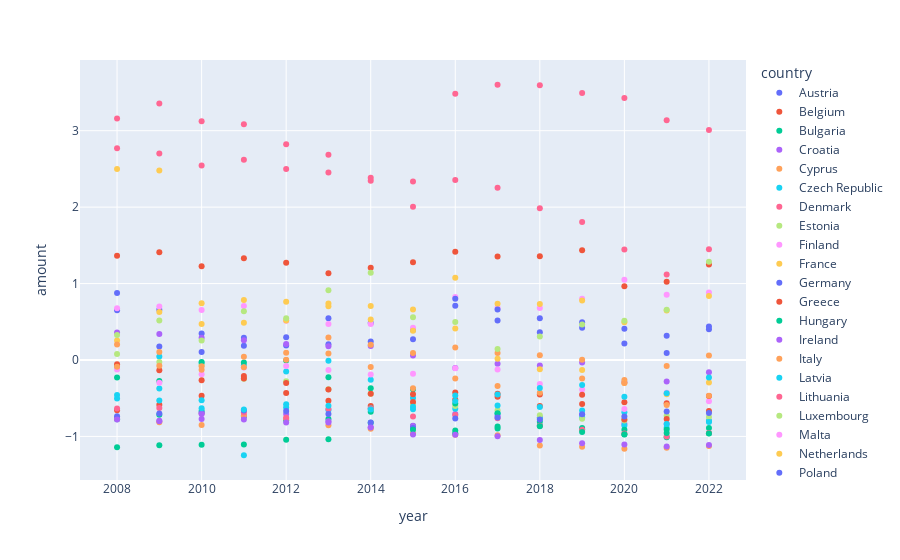

Write notebook code for a chart like this one.
### Markdown cell above
# Time to Scale it!!

### Code cell
mean = df_total_crime.describe()["amount"]["mean"]

std = df_total_crime.describe()["amount"]["std"]




df_total_crime_scaled = pd.DataFrame()

df_total_crime_scaled["country"] = df_total_crime["country"]
df_total_crime_scaled["year"] = df_total_crime["year"]

df_total_crime_scaled["amount"] = (df_total_crime["amount"] - mean) / std

df_total_crime_scaled.loc[df_total_crime_scaled.country == "Czechia", "country"] = "Czech Republic"



px.scatter(df_total_crime_scaled, x="year", y="amount", color="country")

### Figure 1 — Plotly figure (JSON) as saved in the notebook; plotly's stock layout.template omitted (floating-point values rounded to 4 significant figures)
{"data": [{"hovertemplate": "country=Austria<br>year=%{x}<br>amount=%{y}<extra></extra>", "legendgroup": "Austria", "marker": {"color": "#636efa", "symbol": "circle"}, "mode": "markers", "name": "Austria", "orientation": "v", "showlegend": true, "type": "scatter", "x": [2008, 2009, 2010, 2011, 2012, 2013, 2014, 2015, 2016, 2017, 2018, 2019, 2020, 2021, 2022], "xaxis": "x", "y": [0.6507, 0.6559, 0.348, 0.2909, 0.2986, 0.5477, 0.4845, 0.3939, 0.71, 0.5161, 0.3634, 0.4213, 0.2158, 0.0922, 0.4021], "yaxis": "y"}, {"hovertemplate": "country=Belgium<br>year=%{x}<br>amount=%{y}<extra></extra>", "legendgroup": "Belgium", "marker": {"color": "#EF553B", "symbol": "circle"}, "mode": "markers", "name": "Belgium", "orientation": "v", "showlegend": true, "type": "scatter", "x": [2008, 2009, 2010, 2011, 2012, 2013, 2014, 2015, 2016, 2017, 2018, 2019, 2020, 2021, 2022], "xaxis": "x", "y": [1.366, 1.409, 1.225, 1.331, 1.271, 1.135, 1.208, 1.279, 1.415, 1.354, 1.358, 1.437, 0.9648, 1.024, 1.251], "yaxis": "y"}, {"hovertemplate": "country=Bulgaria<br>year=%{x}<br>amount=%{y}<extra></extra>", "legendgroup": "Bulgaria", "marker": {"color": "#00cc96", "symbol": "circle"}, "mode": "markers", "name": "Bulgaria", "orientation": "v", "showlegend": true, "type": "scatter", "x": [2008, 2009, 2010, 2011, 2012, 2013, 2014, 2015, 2016, 2017, 2018, 2019, 2020, 2021, 2022], "xaxis": "x", "y": [-0.7744, -0.7161, -0.6674, -0.7437, -0.7868, -0.7716, -0.8197, -0.8628, -0.9217, -0.8715, -0.858, -0.9088, -0.9739, -1.01, -0.9599], "yaxis": "y"}, {"hovertemplate": "country=Croatia<br>year=%{x}<br>amount=%{y}<extra></extra>", "legendgroup": "Croatia", "marker": {"color": "#ab63fa", "symbol": "circle"}, "mode": "markers", "name": "Croatia", "orientation": "v", "showlegend": true, "type": "scatter", "x": [2008, 2009, 2010, 2011, 2012, 2013, 2014, 2015, 2016, 2017, 2018, 2019, 2020, 2021, 2022], "xaxis": "x", "y": [-0.7654, -0.7961, -0.7734, -0.7294, -0.7051, -0.8014, -0.8809, -0.8605, -0.7064, -0.7276, -0.7514, -0.7148, -0.8354, -0.8361, -0.7983], "yaxis": "y"}, {"hovertemplate": "country=Cyprus<br>year=%{x}<br>amount=%{y}<extra></extra>", "legendgroup": "Cyprus", "marker": {"color": "#FFA15A", "symbol": "circle"}, "mode": "markers", "name": "Cyprus", "orientation": "v", "showlegend": true, "type": "scatter", "x": [2008, 2009, 2010, 2011, 2012, 2013, 2014, 2015, 2016, 2017, 2018, 2019, 2020, 2021, 2022], "xaxis": "x", "y": [-0.7698, -0.8158, -0.8518, -0.7271, -0.77, -0.8528, -0.9007, -0.9611, -0.9764, -0.9854, -1.117, -1.136, -1.162, -1.149, -1.126], "yaxis": "y"}, {"hovertemplate": "country=Czech Republic<br>year=%{x}<br>amount=%{y}<extra></extra>", "legendgroup": "Czech Republic", "marker": {"color": "#19d3f3", "symbol": "circle"}, "mode": "markers", "name": "Czech Republic", "orientation": "v", "showlegend": true, "type": "scatter", "x": [2008, 2009, 2010, 2011, 2012, 2013, 2014, 2015, 2016, 2017, 2018, 2019, 2020, 2021, 2022], "xaxis": "x", "y": [-0.08896, 0.04465, -0.03984, -0.07121, -0.149, -0.01111, -0.2572, -0.497, -0.6387, -0.6977, -0.7581, -0.7532, -0.8571, -0.8872, -0.7967], "yaxis": "y"}, {"hovertemplate": "country=Denmark<br>year=%{x}<br>amount=%{y}<extra></extra>", "legendgroup": "Denmark", "marker": {"color": "#FF6692", "symbol": "circle"}, "mode": "markers", "name": "Denmark", "orientation": "v", "showlegend": true, "type": "scatter", "x": [2008, 2009, 2010, 2011, 2012, 2013, 2014, 2015, 2016, 2017, 2018, 2019, 2020, 2021, 2022], "xaxis": "x", "y": [3.16, 3.357, 3.125, 3.084, 2.824, 2.686, 2.384, 2.004, 2.356, 2.253, 1.986, 1.807, 1.445, 1.119, 1.448], "yaxis": "y"}, {"hovertemplate": "country=Estonia<br>year=%{x}<br>amount=%{y}<extra></extra>", "legendgroup": "Estonia", "marker": {"color": "#B6E880", "symbol": "circle"}, "mode": "markers", "name": "Estonia", "orientation": "v", "showlegend": true, "type": "scatter", "x": [2008, 2009, 2010, 2011, 2012, 2013, 2014, 2015, 2016, 2017, 2018, 2019, 2020, 2021, 2022], "xaxis": "x", "y": [0.07694, -0.02612, -0.06356, -0.2459, -0.2779, -0.3834, -0.4408, -0.5878, -0.6005, -0.6561, -0.7217, -0.77, -0.7917, -0.7286, -0.745], "yaxis": "y"}, {"hovertemplate": "country=Finland<br>year=%{x}<br>amount=%{y}<extra></extra>", "legendgroup": "Finland", "marker": {"color": "#FF97FF", "symbol": "circle"}, "mode": "markers", "name": "Finland", "orientation": "v", "showlegend": true, "type": "scatter", "x": [2008, 2009, 2010, 2011, 2012, 2013, 2014, 2015, 2016, 2017, 2018, 2019, 2020, 2021, 2022], "xaxis": "x", "y": [0.6769, 0.6993, 0.6557, 0.7055, 0.5143, 0.4706, 0.4715, 0.4219, 0.8247, 0.6815, 0.6814, 0.801, 1.051, 0.8525, 0.8844], "yaxis": "y"}, {"hovertemplate": "country=France<br>year=%{x}<br>amount=%{y}<extra></extra>", "legendgroup": "France", "marker": {"color": "#FECB52", "symbol": "circle"}, "mode": "markers", "name": "France", "orientation": "v", "showlegend": true, "type": "scatter", "x": [2008, 2009, 2010, 2011, 2012, 2013, 2014, 2015, 2016, 2017, 2018, 2019, 2020, 2021, 2022], "xaxis": "x", "y": [0.2545, 0.6291, 0.4713, 0.488, 0.5172, 0.7036, 0.7052, 0.6606, 1.077, 0.7344, 0.7328, 0.778, 0.4949, 0.648, 0.8383], "yaxis": "y"}, {"hovertemplate": "country=Germany<br>year=%{x}<br>amount=%{y}<extra></extra>", "legendgroup": "Germany", "marker": {"color": "#636efa", "symbol": "circle"}, "mode": "markers", "name": "Germany", "orientation": "v", "showlegend": true, "type": "scatter", "x": [2008, 2009, 2010, 2011, 2012, 2013, 2014, 2015, 2016, 2017, 2018, 2019, 2020, 2021, 2022], "xaxis": "x", "y": [0.8777, 0.175, 0.1035, 0.1879, 0.1882, 0.2063, 0.241, 0.2724, 0.7999, 0.6614, 0.5454, 0.4944, 0.409, 0.3162, 0.4378], "yaxis": "y"}, {"hovertemplate": "country=Greece<br>year=%{x}<br>amount=%{y}<extra></extra>", "legendgroup": "Greece", "marker": {"color": "#EF553B", "symbol": "circle"}, "mode": "markers", "name": "Greece", "orientation": "v", "showlegend": true, "type": "scatter", "x": [2008, 2009, 2010, 2011, 2012, 2013, 2014, 2015, 2016, 2017, 2018, 2019, 2020, 2021, 2022], "xaxis": "x", "y": [-0.657, -0.5854, -0.4694, -0.2096, -0.4328, -0.533, -0.6029, -0.5506, -0.5182, -0.4795, -0.6018, -0.5759, -0.7773, -0.7731, -0.6657], "yaxis": "y"}, {"hovertemplate": "country=Hungary<br>year=%{x}<br>amount=%{y}<extra></extra>", "legendgroup": "Hungary", "marker": {"color": "#00cc96", "symbol": "circle"}, "mode": "markers", "name": "Hungary", "orientation": "v", "showlegend": true, "type": "scatter", "x": [2008, 2009, 2010, 2011, 2012, 2013, 2014, 2015, 2016, 2017, 2018, 2019, 2020, 2021, 2022], "xaxis": "x", "y": [-0.2274, -0.2734, -0.02558, -0.03412, -0.00496, -0.2258, -0.37, -0.3831, -0.5696, -0.6979, -0.8071, -0.8894, -0.9121, -0.9082, -0.8885], "yaxis": "y"}, {"hovertemplate": "country=Ireland<br>year=%{x}<br>amount=%{y}<extra></extra>", "legendgroup": "Ireland", "marker": {"color": "#ab63fa", "symbol": "circle"}, "mode": "markers", "name": "Ireland", "orientation": "v", "showlegend": true, "type": "scatter", "x": [2008, 2009, 2010, 2011, 2012, 2013, 2014, 2015, 2016, 2017, 2018, 2019, 2020, 2021, 2022], "xaxis": "x", "y": [0.3609, 0.34, 0.2912, 0.2572, 0.2091, 0.181, 0.1835, 0.05763, -0.1041, -0.04867, -0.07103, -0.03253, -0.29, -0.2829, -0.159], "yaxis": "y"}, {"hovertemplate": "country=Italy<br>year=%{x}<br>amount=%{y}<extra></extra>", "legendgroup": "Italy", "marker": {"color": "#FFA15A", "symbol": "circle"}, "mode": "markers", "name": "Italy", "orientation": "v", "showlegend": true, "type": "scatter", "x": [2008, 2009, 2010, 2011, 2012, 2013, 2014, 2015, 2016, 2017, 2018, 2019, 2020, 2021, 2022], "xaxis": "x", "y": [0.2036, 0.106, -0.08186, 0.0416, 0.09572, 0.295, 0.1981, 0.09137, 0.1632, 0.09137, 0.06226, 0.002611, -0.2614, -0.07856, 0.05821], "yaxis": "y"}, {"hovertemplate": "country=Latvia<br>year=%{x}<br>amount=%{y}<extra></extra>", "legendgroup": "Latvia", "marker": {"color": "#19d3f3", "symbol": "circle"}, "mode": "markers", "name": "Latvia", "orientation": "v", "showlegend": true, "type": "scatter", "x": [2008, 2009, 2010, 2011, 2012, 2013, 2014, 2015, 2016, 2017, 2018, 2019, 2020, 2021, 2022], "xaxis": "x", "y": [-0.4593, -0.3745, -0.5266, -1.246, -0.6202, -0.653, -0.631, -0.6455, -0.5368, -0.5955, -0.6148, -0.6612, -0.684, -0.8376, -0.8117], "yaxis": "y"}, {"hovertemplate": "country=Lithuania<br>year=%{x}<br>amount=%{y}<extra></extra>", "legendgroup": "Lithuania", "marker": {"color": "#FF6692", "symbol": "circle"}, "mode": "markers", "name": "Lithuania", "orientation": "v", "showlegend": true, "type": "scatter", "x": [2008, 2009, 2010, 2011, 2012, 2013, 2014, 2015, 2016, 2017, 2018, 2019, 2020, 2021, 2022], "xaxis": "x", "y": [-0.635, -0.6272, -0.6987, -0.6884, -0.7544, -0.6411, -0.6349, -0.7379, -0.7197, -0.7637, -0.8601, -0.914, -0.963, -0.9998, -0.9539], "yaxis": "y"}, {"hovertemplate": "country=Luxembourg<br>year=%{x}<br>amount=%{y}<extra></extra>", "legendgroup": "Luxembourg", "marker": {"color": "#B6E880", "symbol": "circle"}, "mode": "markers", "name": "Luxembourg", "orientation": "v", "showlegend": true, "type": "scatter", "x": [2008, 2009, 2010, 2011, 2012, 2013, 2014, 2015, 2016, 2017, 2018, 2019, 2020, 2021, 2022], "xaxis": "x", "y": [0.3276, 0.5154, 0.2561, 0.6393, 0.5469, 0.9123, 1.14, 0.5602, 0.4974, 0.1423, 0.3063, 0.4631, 0.5122, 0.6572, 1.287], "yaxis": "y"}, {"hovertemplate": "country=Malta<br>year=%{x}<br>amount=%{y}<extra></extra>", "legendgroup": "Malta", "marker": {"color": "#FF97FF", "symbol": "circle"}, "mode": "markers", "name": "Malta", "orientation": "v", "showlegend": true, "type": "scatter", "x": [2008, 2009, 2010, 2011, 2012, 2013, 2014, 2015, 2016, 2017, 2018, 2019, 2020, 2021, 2022], "xaxis": "x", "y": [-0.1244, -0.2965, -0.1864, -0.09872, -0.07709, -0.1294, -0.1895, -0.1798, -0.1088, -0.1238, -0.314, -0.3859, -0.6408, -0.43, -0.5394], "yaxis": "y"}, {"hovertemplate": "country=Netherlands<br>year=%{x}<br>amount=%{y}<extra></extra>", "legendgroup": "Netherlands", "marker": {"color": "#FECB52", "symbol": "circle"}, "mode": "markers", "name": "Netherlands", "orientation": "v", "showlegend": true, "type": "scatter", "x": [2008, 2009, 2010, 2011, 2012, 2013, 2014, 2015, 2016, 2017, 2018, 2019, 2020, 2021, 2022], "xaxis": "x", "y": [2.5, 2.479, 0.7438, 0.7854, 0.7637, 0.7398, 0.53, 0.382, 0.4128, 0.01613, -0.1195, -0.1309, -0.3009, -0.4482, -0.2929], "yaxis": "y"}, {"hovertemplate": "country=Poland<br>year=%{x}<br>amount=%{y}<extra></extra>", "legendgroup": "Poland", "marker": {"color": "#636efa", "symbol": "circle"}, "mode": "markers", "name": "Poland", "orientation": "v", "showlegend": true, "type": "scatter", "x": [2008, 2009, 2010, 2011, 2012, 2013, 2014, 2015, 2016, 2017, 2018, 2019, 2020, 2021, 2022], "xaxis": "x", "y": [-0.7355, -0.6987, -0.6911, -0.6601, -0.6686, -0.708, -0.8178, -0.8888, -0.7653, -0.7525, -0.7775, -0.7104, -0.7378, -0.6735, -0.6937], "yaxis": "y"}, {"hovertemplate": "country=Portugal<br>year=%{x}<br>amount=%{y}<extra></extra>", "legendgroup": "Portugal", "marker": {"color": "#EF553B", "symbol": "circle"}, "mode": "markers", "name": "Portugal", "orientation": "v", "showlegend": true, "type": "scatter", "x": [2008, 2009, 2010, 2011, 2012, 2013, 2014, 2015, 2016, 2017, 2018, 2019, 2020, 2021, 2022], "xaxis": "x", "y": [-0.05658, -0.1345, -0.2659, -0.241, -0.3005, -0.3875, -0.4424, -0.4481, -0.4243, -0.4427, -0.4506, -0.4532, -0.5526, -0.5668, -0.4709], "yaxis": "y"}, {"hovertemplate": "country=Romania<br>year=%{x}<br>amount=%{y}<extra></extra>", "legendgroup": "Romania", "marker": {"color": "#00cc96", "symbol": "circle"}, "mode": "markers", "name": "Romania", "orientation": "v", "showlegend": true, "type": "scatter", "x": [2008, 2009, 2010, 2011, 2012, 2013, 2014, 2015, 2016, 2017, 2018, 2019, 2020, 2021, 2022], "xaxis": "x", "y": [-1.143, -1.116, -1.108, -1.105, -1.044, -1.038, -0.6785, -0.9124, -0.958, -0.8972, -0.8667, -0.9436, -0.9731, -0.9553, -0.963], "yaxis": "y"}, {"hovertemplate": "country=Slovakia<br>year=%{x}<br>amount=%{y}<extra></extra>", "legendgroup": "Slovakia", "marker": {"color": "#ab63fa", "symbol": "circle"}, "mode": "markers", "name": "Slovakia", "orientation": "v", "showlegend": true, "type": "scatter", "x": [2008, 2009, 2010, 2011, 2012, 2013, 2014, 2015, 2016, 2017, 2018, 2019, 2020, 2021, 2022], "xaxis": "x", "y": [-0.7793, -0.8004, -0.7056, -0.7783, -0.8169, -0.8162, -0.8826, -0.9744, -0.9793, -0.9989, -1.047, -1.088, -1.105, -1.131, -1.113], "yaxis": "y"}, {"hovertemplate": "country=Slovenia<br>year=%{x}<br>amount=%{y}<extra></extra>", "legendgroup": "Slovenia", "marker": {"color": "#FFA15A", "symbol": "circle"}, "mode": "markers", "name": "Slovenia", "orientation": "v", "showlegend": true, "type": "scatter", "x": [2008, 2009, 2010, 2011, 2012, 2013, 2014, 2015, 2016, 2017, 2018, 2019, 2020, 2021, 2022], "xaxis": "x", "y": [-0.08988, -0.07566, -0.1292, -0.09449, 0.004241, 0.08648, -0.09077, -0.3693, -0.2423, -0.3399, -0.4287, -0.243, -0.3009, -0.5881, -0.4666], "yaxis": "y"}, {"hovertemplate": "country=Spain<br>year=%{x}<br>amount=%{y}<extra></extra>", "legendgroup": "Spain", "marker": {"color": "#19d3f3", "symbol": "circle"}, "mode": "markers", "name": "Spain", "orientation": "v", "showlegend": true, "type": "scatter", "x": [2008, 2009, 2010, 2011, 2012, 2013, 2014, 2015, 2016, 2017, 2018, 2019, 2020, 2021, 2022], "xaxis": "x", "y": [-0.5027, -0.53, -0.6305, -0.6463, -0.5786, -0.5978, -0.6478, -0.6103, -0.4651, -0.4523, -0.3654, -0.3278, -0.48, -0.4349, -0.2295], "yaxis": "y"}, {"hovertemplate": "country=Sweden<br>year=%{x}<br>amount=%{y}<extra></extra>", "legendgroup": "Sweden", "marker": {"color": "#FF6692", "symbol": "circle"}, "mode": "markers", "name": "Sweden", "orientation": "v", "showlegend": true, "type": "scatter", "x": [2008, 2009, 2010, 2011, 2012, 2013, 2014, 2015, 2016, 2017, 2018, 2019, 2020, 2021, 2022], "xaxis": "x", "y": [2.77, 2.702, 2.546, 2.619, 2.498, 2.452, 2.344, 2.337, 3.482, 3.601, 3.594, 3.493, 3.429, 3.137, 3.009], "yaxis": "y"}], "layout": {"legend": {"title": {"text": "country"}, "tracegroupgap": 0}, "margin": {"t": 60}, "xaxis": {"anchor": "y", "domain": [0, 1], "title": {"text": "year"}}, "yaxis": {"anchor": "x", "domain": [0, 1], "title": {"text": "amount"}}}}
